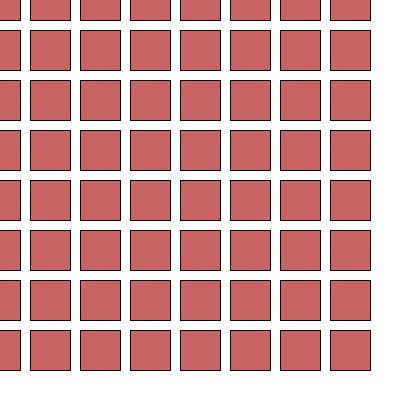
Frame 1 (no input)
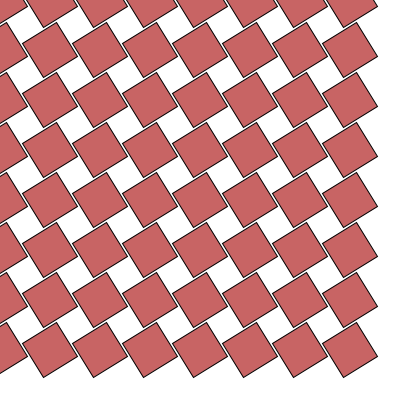
Frame 60 (the mouse pressed at the canvas centre just before this capture)
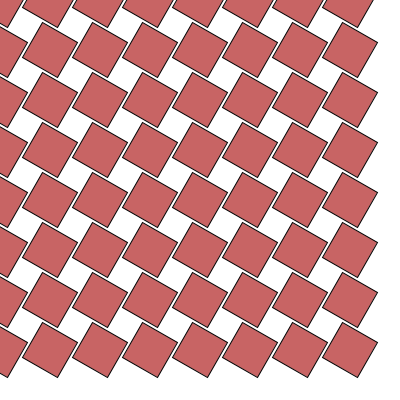
Frame 120 (the mouse held since frame 60 and released just before this capture)

The Processing sketch that drew these frames (run headless with seeded random() and noise(); from frame 60 on, the mouse is pressed at the canvas centre):

// Processing sketch: ej_12_rotate_for_anidado_grilla
// ── ej_12_rotate_for_anidado_grilla.pde
int angulo = 0;

void setup() {
  size(400, 400);
  background(255);
  stroke(0);
  fill(200, 100, 100);
  rectMode(CENTER);
}

void draw(){
  background(255);
  // Ciclo externo: recorre las filas (eje Y)
  for (int y = 0; y < 400; y = y + 50) {
      for (int x = 0; x < 8; x = x + 1) {
        pushMatrix();
        translate(x * 50, y);
        rotate(radians(angulo));
        rect(0,0, 40, 40);
        popMatrix();
    }
  }
  angulo++;
}
